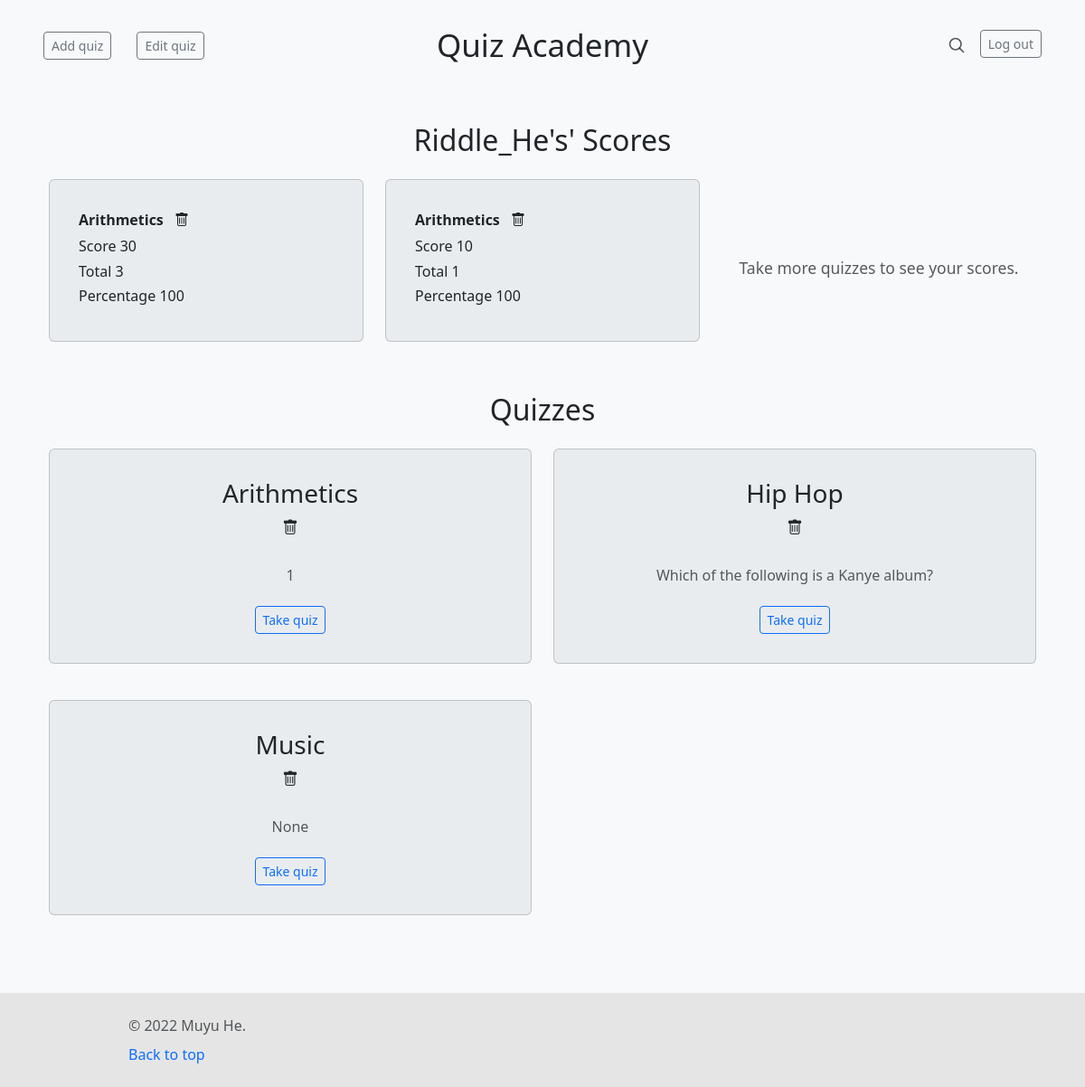
The app's page / (signed in), older data.
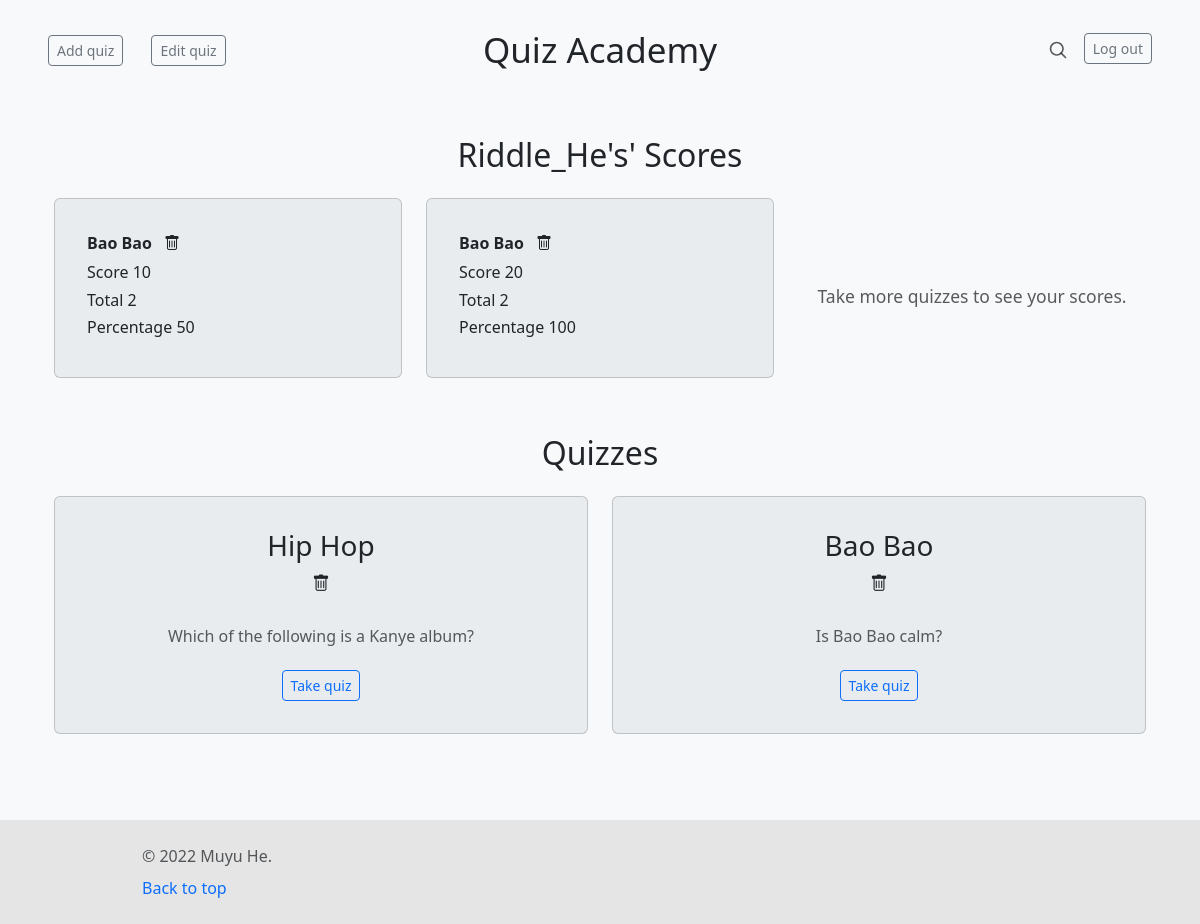
The same page, newer data.
### quizzes/models.py (models this page shows, shortened)
class Score(models.Model):
    created_time = models.DateTimeField(auto_now_add=True)
    user = models.ForeignKey(User, default=1, on_delete=models.CASCADE)
    score = models.IntegerField(default=0)
    wrong = models.IntegerField(default=0)
    correct = models.IntegerField(default=0)
    total = models.IntegerField(default=0)
    percentage = models.IntegerField(default=0)
    quiz = models.ForeignKey(Quiz, default=1, on_delete=models.CASCADE)

class Quiz(models.Model):
    name = models.CharField(max_length=100)
    head = models.ForeignKey(Question, null=True, blank=True, on_delete=models.SET_NULL)

class Question(models.Model):
    curr_question = models.CharField(max_length=200, null=True)
    op1 = models.CharField(max_length=200, null=True)
    op2 = models.CharField(max_length=200, null=True)
    op3 = models.CharField(max_length=200, null=True)
    op4 = models.CharField(max_length=200, null=True)
    answer = models.CharField(max_length=200, null=True)
    next_question = models.ForeignKey(to='Question', null=True, blank=True, on_delete=models.SET_NULL, related_name='next')
    prev_question = models.ForeignKey(to='Question', null=True, blank=True, on_delete=models.SET_NULL, related_name='prev')
    def __str__(self):
        return self.curr_question

### quizzes/views.py (the view)
# urls.py: path('', views.index, name='index'),
@login_required
def index(request):
    temp = Score.objects.filter(user=request.user).order_by('-created_time')
    if len(temp) >= 3:
        scores = temp[0:3]
    else:
        scores = temp
    quizzes = Quiz.objects.all()
    context = {'scores': scores, 'quizzes': quizzes}
    return render(request, 'quizzes/index.html', context)

### quizzes/templates/quizzes/index.html
{% extends 'quizzes/base.html' %}
{% block header %}
    <div class="container">
        <div class="row">
            {% if scores|length > 0 %}
            <div class="col-md-12 text-dark text-center py-3">
                <h2>{{user.username}}'s' Scores</h2>
            </div>
            {% for score in scores %}
            <div class="col-md-4 mb-3">
                <div class="card flex-md-row mb-4 box-shadow h-md-250 p-3" style="background-color: #E9ECEF">
                    <div class="card-body d-flex flex-column align-items-start">
                        <div class="list-incline mb-2">
                            <a href="{% url 'quizzes:quiz' score.quiz.id %}" class="list-inline-item d-inline-block text-decoration-none"><strong class="text-dark">{{score.quiz.name}}</strong></a>
                            <a class="list-inline-item text-dark" href="{% url 'quizzes:delete_score' score.id %}">
                                <i class="bi bi-trash"></i>
                            </a>
                        </div>
                        <h6 class="mb-2 card-text">Score {{score.score}}</h6>
                        <h6 class="mb-2 card-text">Total {{score.total}}</h6>
                        <h6 class="mb-2 card-text">Percentage {{score.percentage}}</h6>
                    </div>
                </div>
            </div>
            {% endfor %}
            {% if scores|length < 3 %}
            <div class="col-md-4 d-grid mb-3 text-center align-items-center">
                <h5 class="text-muted"><small>Take more quizzes to see your scores.</small></h5>
            </div>
            {% endif %}
            {% endif %}
        </div>
    </div>
{% endblock header %}
{% block content %}
    <div class="container">
        <div class="row">
            <div class="col-md-12 text-dark text-center py-3">
                <h2>Quizzes</h2>
            </div>
            {% for quiz in quizzes %}
            <div class="col-md-6 d-grid mb-3">
                <div class="card flex-md-row mb-4 box-shadow h-md-250 p-3" style="background-color: #E9ECEF">
                    <div class="card-body d-flex flex-column align-items-center text-center">
                        <h3 class="card-title">
                            {{quiz.name}}
                            <h5><a class="text-dark" href="{% url 'quizzes:delete_quiz' quiz.id %}">
                                <small><i class="bi bi-trash"></i></small>
                            </a></h5>
                        </h3><br>
                        <h6 class="card-text text-muted px-5">{{quiz.head}}</h6>
                        <a class="btn btn-sm btn-outline-primary mt-3" href="{% url 'quizzes:quiz' quiz.id %}">Take quiz</a>
                    </div>
                </div>
            </div>
            {% endfor %}
        </div>
    </div>
{% endblock content %}

### quizzes/templates/quizzes/base.html (shortened to what this page needs)
{% load bootstrap5 %}
<!DOCTYPE html>
<html lang="en">
<head>
    {% bootstrap_css %}
    <link rel="stylesheet" href="https://cdn.jsdelivr.net/npm/bootstrap-icons@1.5.0/font/bootstrap-icons.css">
</head>
<body style="background-color: #F8F9FA">
    <header class="blog-header py-4 px-5">
        <div class="row flex-nowrap justify-content-between align-items-center">
            <div class="col-4 pt-1">
                <a class="btn btn-sm btn-outline-secondary me-4" href="{% url 'quizzes:add_quiz' %}">Add quiz</a>
                <a class="btn btn-sm btn-outline-secondary" href="{% url 'quizzes:edit_quiz' %}">Edit quiz</a>
            </div>
            <div class="col-4 text-center">
                <a class="blog-header-logo display-6 text-dark text-decoration-none" href="{% url 'quizzes:index' %}"><small>Quiz Academy</small></a>
            </div>
            <div class="col-4 d-flex justify-content-end align-items-center">
                <a class="text-muted" href="#">
                    <svg xmlns="http://www.w3.org/2000/svg" width="20" height="20" viewBox="0 0 24 24" fill="none" stroke="currentColor" stroke-width="2" stroke-linecap="round" stroke-linejoin="round" class="mx-3"><circle cx="10.5" cy="10.5" r="7.5"></circle><line x1="21" y1="21" x2="15.8" y2="15.8"></line></svg>
                </a>
                {% if user.is_authenticated %}
                    <a class="btn btn-sm btn-outline-secondary" href="{% url 'users:logout' %}"> Log out</a>
                {% else %}
                    <a class="btn btn-sm btn-outline-secondary me-2" href="{% url 'users:register' %}">Sign up</a>
                    <a class="btn btn-sm btn-outline-secondary" href="{% url 'users:login' %}">Log in</a>
                {% endif %}
            </div>
        </div>
    </header>
    <div class="container mt-4">
        <div class="page-header">
            {% block header %}{% endblock header %}
        </div>
        <div>
            {% block content %}{% endblock content %}
        </div>
        <div style="height: 150px;"></div>
    </div>
    <footer class="blog-footer text-start py-4 px-5 fixed-bottom" style="background-color: #e5e5e5;">
        <div class="row">
            <div class="col-lg-3 offset-lg-1">
                <div class="text-muted mb-2">&copy; 2022 Muyu He.</div>
                <a href="#top" class="text-decoration-none">Back to top</a>
            </div>
        </div>
    </footer>
</body>
</html>

Row changes from the older to the newer data that the page shows:
removed Score: quiz.name "Arithmetics", score "30", total "3", percentage "100"
removed Score: quiz.name "Arithmetics", score "10", total "1", percentage "100"
removed Quiz: name "Arithmetics", head "1"
removed Quiz: name "Music", head "None"
added Score: quiz.name "Bao Bao", score "10", total "2", percentage "50"
added Score: quiz.name "Bao Bao", score "20", total "2", percentage "100"
added Quiz: name "Bao Bao", head "Is Bao Bao calm?"
